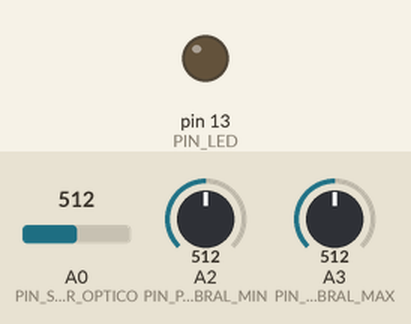
The sketch below on a simulated Arduino Uno, built with avr-gcc and run on an emulated ATmega328P. On the bench: output pins drawn as LEDs (lit = HIGH). The inputs (shaded band) are chosen by the test bench; at power-on: A0 (PIN_SENSOR_OPTICO) = 512, A2 (PIN_POTENCIOMETRO_UMBRAL_MIN) = 512, A3 (PIN_POTENCIOMETRO_UMBRAL_MAX) = 512. What the sketch prints to the serial monitor is not drawn.

Above: at 1.2 s.
1.3 s: A0 (PIN_SENSOR_OPTICO) set to 716
4.5 s: A2 (PIN_POTENCIOMETRO_UMBRAL_MIN) set to 706
6.0 s: A2 (PIN_POTENCIOMETRO_UMBRAL_MIN) set to 734
At 7.5 s:
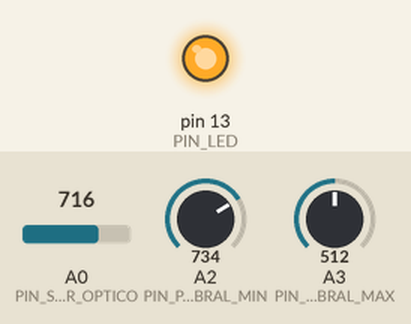
8.0 s: A2 (PIN_POTENCIOMETRO_UMBRAL_MIN) set to 306
At 9.6 s:
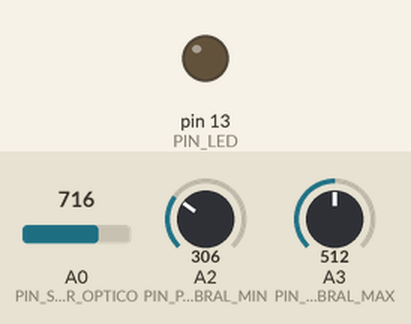
Timing chart, 0 to 10.8 s (numbered marks = the images above; inputs shaded):
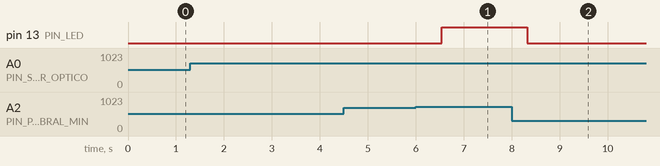

Measured:
- the behaviour switches between 716 and 717 on A2 (PIN_POTENCIOMETRO_UMBRAL_MIN) (found by bisection; images 0 and 1)
- after the input at 6.0 s, pin 13 (PIN_LED): LOW → HIGH after 0.54 s
- after the input at 8.0 s, pin 13 (PIN_LED): HIGH → LOW after 0.33 s

The sketch:

TestSpinner_v02.ino
```cpp
#define PIN_SENSOR_OPTICO A0
#define PIN_POTENCIOMETRO_UMBRAL_MAX A3
#define PIN_POTENCIOMETRO_UMBRAL_MIN A2

#define PIN_LED 13

void setup() {
  Serial.begin(115200);
  pinMode(PIN_LED,OUTPUT);
}
int old_valorSensor=0;
int iContador=0;
// Usamos dos potenciometros analogicos para ajustar el umbral mínimo y máximo
int valorPotUmbralMax=analogRead(PIN_POTENCIOMETRO_UMBRAL_MAX);
int valorPotUmbralMin=analogRead(PIN_POTENCIOMETRO_UMBRAL_MIN);

void loop() {
  int valorSensor=analogRead(PIN_SENSOR_OPTICO);
  int diffSensor=valorSensor-old_valorSensor; // Calculamos la diferencia con el valor anterior
  old_valorSensor=valorSensor;


  if(iContador%1000==0){
    valorPotUmbralMax=analogRead(PIN_POTENCIOMETRO_UMBRAL_MAX);
    valorPotUmbralMin=analogRead(PIN_POTENCIOMETRO_UMBRAL_MIN);
  }
  iContador  ++;

  /*Serial.println(String(valorPotUmbralMin)+
      ", "+String(valorSensor)+
      ", "+String(diffSensor)+
      ", "+String(valorPotUmbralMax));
*/
Serial.print(valorSensor);
Serial.print(",");
Serial.println(diffSensor);
  // activamos el led cuando el valor esté entre los umbrales
  if((valorSensor>valorPotUmbralMax) && (valorSensor<valorPotUmbralMin))
  { digitalWrite(PIN_LED,HIGH);}
  else
  { digitalWrite(PIN_LED,LOW);}
}
```
